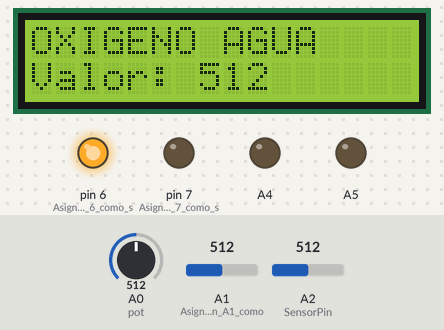
Simulated run of this sketch. Board: Arduino Uno, built with avr-gcc and run on an emulated ATmega328P. Parts: 16×2 character LCD, output pins drawn as LEDs (lit = HIGH). The inputs (shaded band) are chosen by the test bench; at power-on: A0 (pot) = 512, A1 (Asignamos_el_pin_A1_como) = 512, A2 (SensorPin) = 512. What the sketch prints to the serial monitor is not drawn.

Above: at 1.2 s.
1.3 s: A0 (pot) set to 716
At 3.4 s:
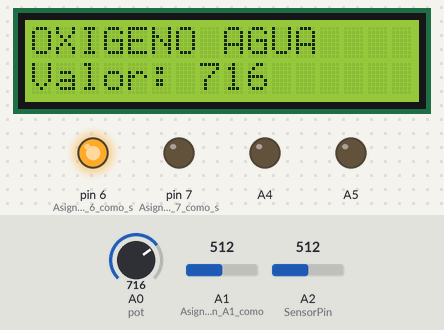
3.9 s: A0 (pot) set to 900
At 5.8 s:
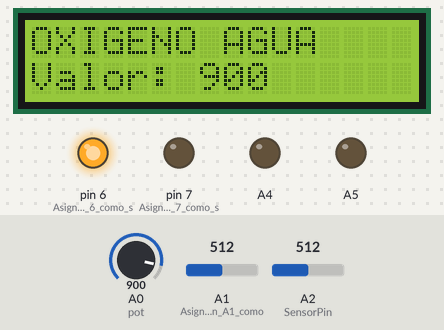
6.1 s: A0 (pot) set to 1023
At 8.2 s:
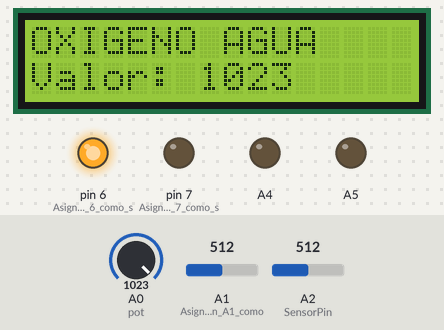
Timing chart, 0 to 9.7 s (numbered marks = the images above; inputs shaded):
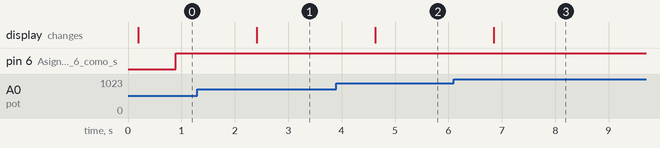

Measured:
- after the input at 1.3 s, the display: changes after 1.1 s (image 1)
- after the input at 3.9 s, the display: changes after 0.73 s (image 2)
- after the input at 6.1 s, the display: changes after 0.75 s (image 3)

The sketch:

sketch_completo.ino
```cpp
//Oxigeno
#include <Wire.h>                     //Libreria
#include <LiquidCrystal_I2C.h>        //Libreria responsable del manejo de la pantalla LCD
LiquidCrystal_I2C lcd(0x3F,16,2);     //Adaptador de protocolo I2C permitir comunicacion display con arduino
int pot = A0;                        //Variable de 8bits que tiene de entrada A0 y puede guardar valores de el potenciometro
int value = 0;                        //lectrura del valor del potenciometro en un entero

//PH
#define SensorPin A2                 //medidor de ph es conectado con el arduino
unsigned long int avgValue;          //Alamacenamos el valor medido del sensor
float b;                             //Declaramos la variable float para b
int buf [10], temp;                  //Declaramos una matriz de de variables

//Temperatura
int val;                             // Declaramos la variable val de tipo entero


void setup() {
  //Oxigeno

  pinMode(A4, OUTPUT);
  pinMode(A5, OUTPUT);
  Serial.begin(9600);                 //Inicializamos la comunicacion serial a 9600bps
  lcd.init();                         //iniciamos el lCD
  lcd.backlight();                    //Retroiluminacion
  lcd.print("OXIGENO AGUA");          //Imprimimos en pantalla oxigeno en el agua
  lcd.setCursor(0,1);                 //Situamos el cursor en columna 0 y fila 1
  lcd.print("Valor: ");               //Imprimimos en esa fila de la palabra valor


//PH
  Serial.println ("Ready");          //probamos la pantalla

//Temperatura


pinMode(A1, INPUT);                  //Asignamos el pin A1 como entrada (sensor de temperatura)
pinMode(6, OUTPUT);                  //Asignamos el pin 6 como salida (led roja)
pinMode(7, OUTPUT);                  //Asignamos el pin 7 como salida (led verde)

}
void loop() {
  //Oxigeno
  medirOxigeno();
  delay(300);

  //PH
  medirPh();
  delay(300);

  //Temperatura
    medirTemperatura();
    delay (300);

}

//Funcion que mide el oxigeno
void medirOxigeno(){
  value = analogRead(pot);            //leemos la entrada analogica
  delay(100);
  Serial.print("Valor pot: ");       //Imprimos valor pote
  Serial.println(value);              //Imprimimos ese valor
  lcd.setCursor(7,1);                 //Ubicamos el cursor del display en la columna 7 y fila 1
  lcd.print ("  ");                   //dejamos 4 columnas para que limpie cada ves que se mueva el potenciometro
  lcd.setCursor(7,1);                 //Ubicamos otra ves la columna 7 y fila 1
  lcd.print(value);                   //Imprimimos el valor
}//Fin funcion medir oxigeno


//Funcion que mide el Ph
void medirPh(){
   for (int i=0;i<10;i++)             //obtenemos unos valores de muestra
    {
      buf [i]=analogRead (SensorPin);  //Asignamos a i sensor
      delay(10);                       //Esperamos 10 segundos
    }
    for(int i=0;i<9;i++)                //ordenamos los valores
    {
      for(int j=i+1;j<10;j++)           //creamos un contador de j=i
      {
        if (buf[i]>buf[j])              //creamos una condicion
        {
          temp=buf[i];                  //asignamos temp
          buf[i]=buf[j];
          buf[j]=temp;
        }
      }
    }
    avgValue=0;                         //lectura del medidor de ph
    for(int i=2;i<8;i++)
      avgValue+=buf[i];                    //lectura del medidor mas la matriz

    float phValue=(float)avgValue*5.0/1024/6;   //ecuacion para la medida de ph
    phValue=3.5*phValue;                        //multiplicamos el valor por 3*5
    Serial.print("   pH:");                      //Imprimimos ph
    Serial.print(phValue,5);                     // Imprimimos el valor
    Serial.println(" ");
}//Fin funcion medir Ph

//Funcion que mide la Temperatura

void medirTemperatura(){
  val= analogRead (A1);               //Da la lectura al pin A1 del sensor y lo guarda en la variable val
  float mv = (val/1024.0)*5000;       //Declaramos la variable float para operar y obtener el resultado
  float temp =mv/10;                  //Declaramos la variable tipo floa y operamos para obtener el resultado

  Serial.print ("TEMPERATURA = ");    //Imprimimos en pantalla "TEMPERATURA"
  Serial.print (temp);                //Imprimimos el valor de la variable temp
  Serial.print ("*C");                //Imprimimos en pantalla C
  Serial.println ();                  //Salto de linea

  if (temp<17){                       //Si temp es menor que 17
    digitalWrite(6,HIGH);             //Encienda el led rojo
    digitalWrite(7,LOW);              //Apague el led verde
  }
  else if (temp>17 && temp<35){       //Si temp es mayor a 17 y menor a 35
    digitalWrite(6,LOW);              //Apaga luz roja
    digitalWrite(7,HIGH);             //Enciende el led verde
  }
  else {                              // de lo contrario
    digitalWrite(6,HIGH);             //Enciende luz roja
    digitalWrite(7, LOW);             //Apaga luz verde
  }
}//Fin funcion medir Temperatura
```
